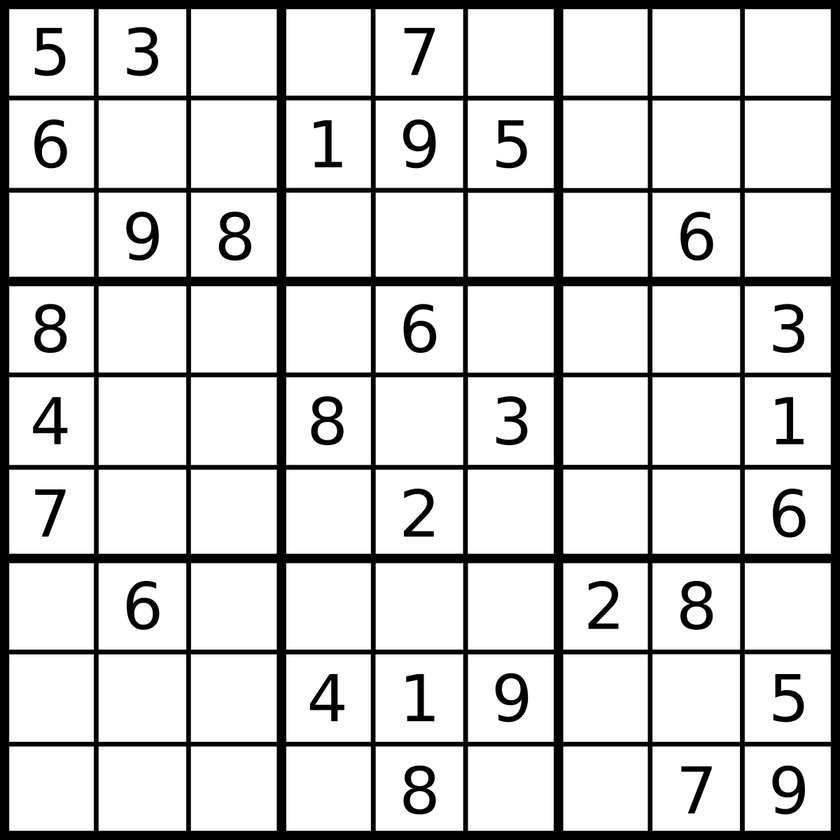
#> input picture Bölüm 2-3 OpenCV ile Görüntü İşleme/Sudoku.png, 840 x 840 px, shrunk from 1200 x 1200 before the run
$ python 12_gradyan.py   (older library calls are emulated)
#> lines starting #> are read from the running program, lines starting #| are printed output that depends on the picture
import cv2
import matplotlib.pyplot as plt

# resmi içeri aktar
img = cv2.imread("Sudoku.png",0)
#> img is the input picture: shape (840, 840); min 0, max 255, mean 209.7

plt.figure(), plt.imshow(img, cmap="gray"), plt.axis("off"), plt.title("Orijinal Img")

# x gradyan
sobelx = cv2.Sobel(img, ddepth=cv2.CV_16S, dx=1, dy=0, ksize=5)
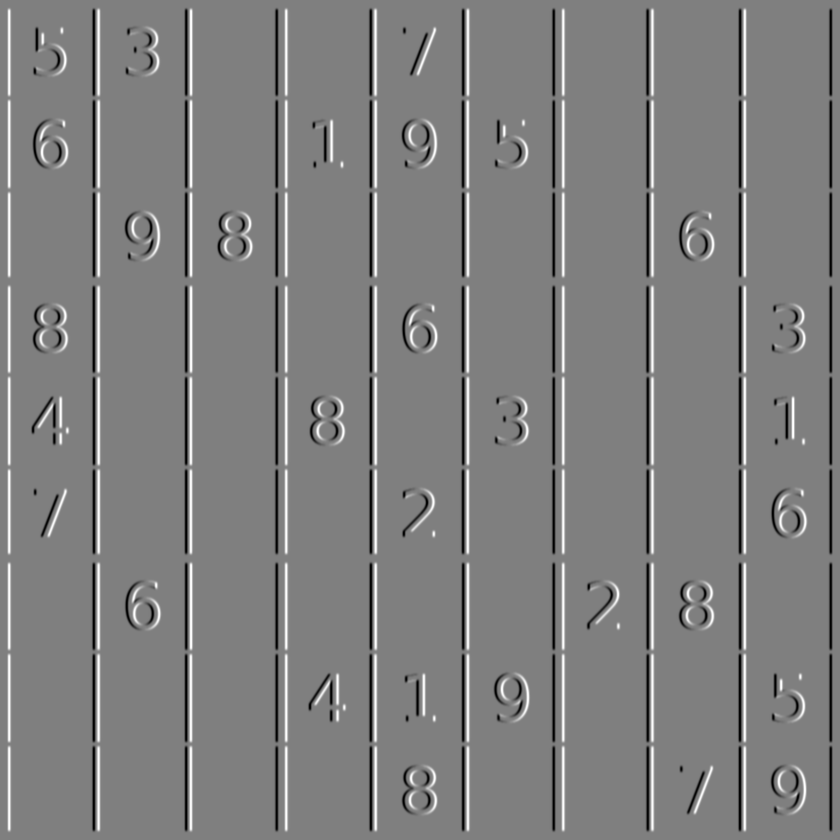
#> sobelx: shape (840, 840) int16; min -12206, max 12224, mean 0; drawn with min black and max white
# ddepth oyuputun derinliğini gösteriyor, dx=1 x yönünde yaptığımızı,
# dy=0 y yönünde yapmadığımızı gösteriyor.
plt.figure(), plt.imshow(sobelx, cmap="gray"), plt.axis("off"), plt.title("Sobel X")
# Dik kenarları tespit etmiş olduk

# y gradyan
sobely = cv2.Sobel(img, ddepth=cv2.CV_16S, dx=0, dy=1, ksize=5)
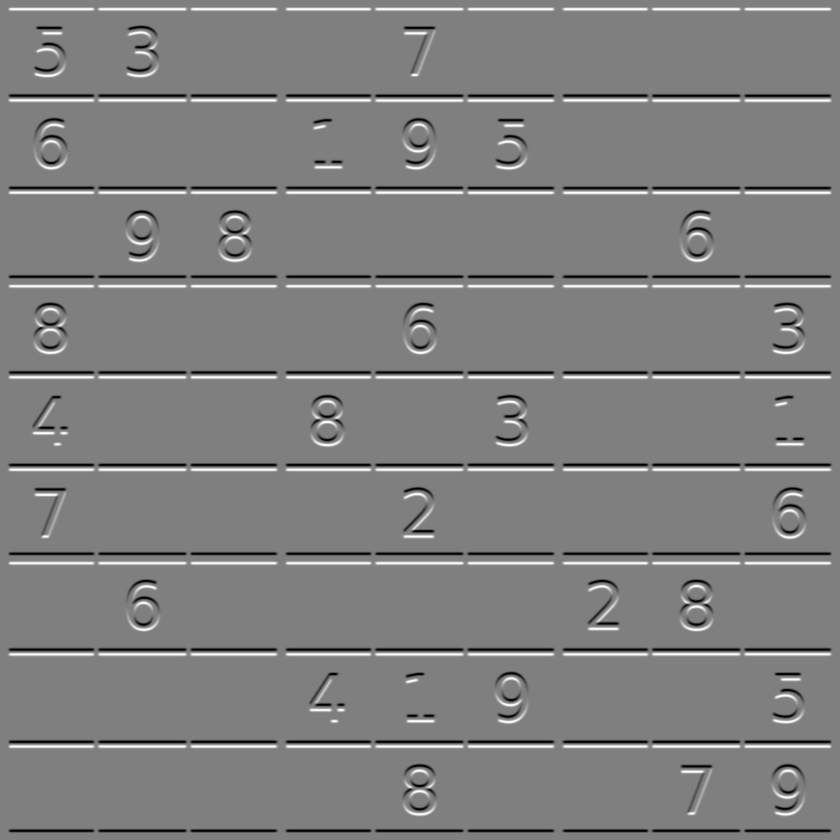
#> sobely: shape (840, 840) int16; min -12224, max 12201, mean 0; drawn with min black and max white
plt.figure(), plt.imshow(sobely, cmap="gray"), plt.axis("off"), plt.title("Sobel Y")
# Yatay kenarları tespit etmiş olduk

# laplacian gradyan
laplacian = cv2.Laplacian(img, ddepth=cv2.CV_16S)
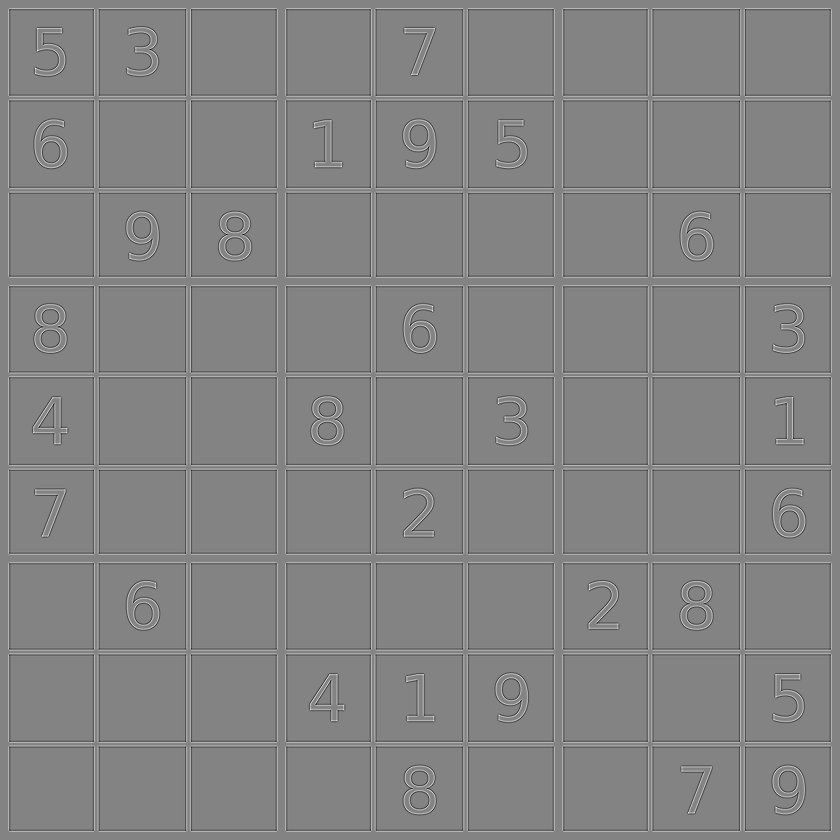
#> laplacian: shape (840, 840) int16; min -522, max 489, mean 0; drawn with min black and max white
plt.figure(), plt.imshow(laplacian, cmap="gray"), plt.axis("off"), plt.title("Laplacian")

$ run again, with Bölüm 2-3 OpenCV ile Görüntü İşleme/kart.png copied over Bölüm 2-3 OpenCV ile Görüntü İşleme/Sudoku.png
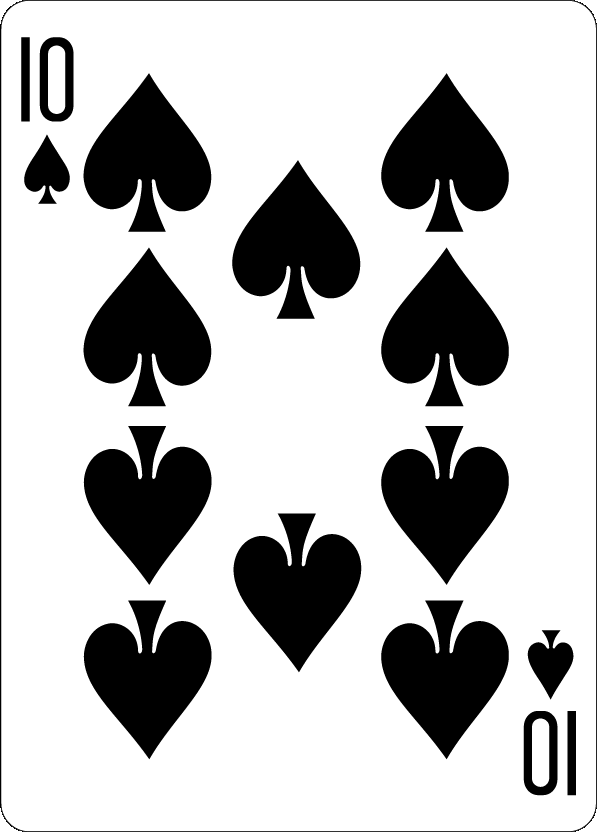
#> input picture Bölüm 2-3 OpenCV ile Görüntü İşleme/kart.png, 597 x 833 px
#> img is the input picture: shape (833, 597); min 0, max 255, mean 189.6
#> `sobelx = cv2.Sobel(img, ddepth=cv2.CV_16S, dx=1, dy=0, ksize=5)`:
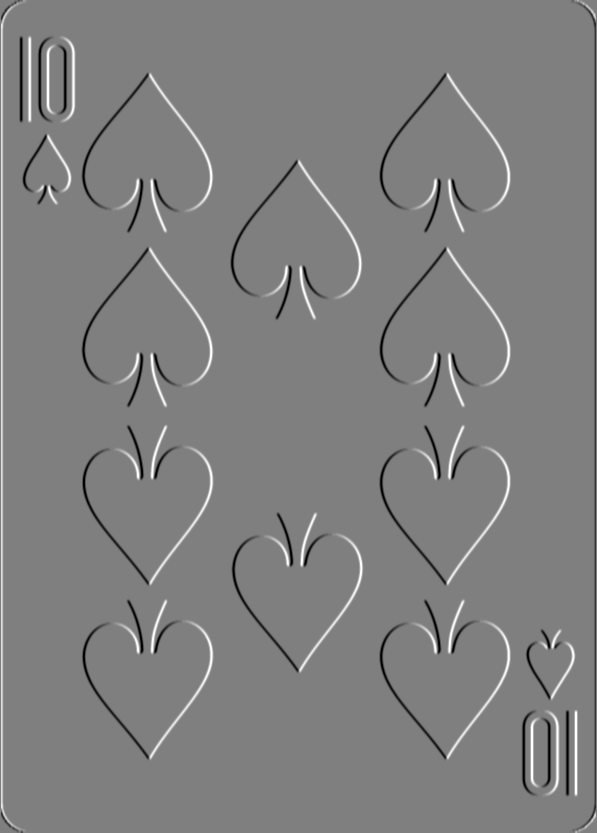
#> sobelx: shape (833, 597) int16; min -12240, max 12240, mean 9.1; drawn with min black and max white
#> `laplacian = cv2.Laplacian(img, ddepth=cv2.CV_16S)`:
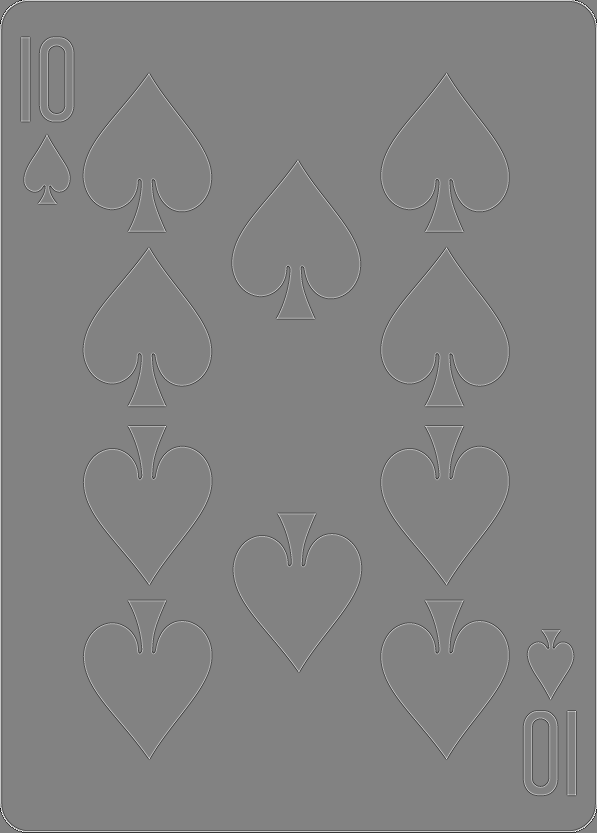
#> laplacian: shape (833, 597) int16; min -703, max 672, mean 0.6; drawn with min black and max white

$ run again, with Bölüm 2-3 OpenCV ile Görüntü İşleme/kart2.png copied over Bölüm 2-3 OpenCV ile Görüntü İşleme/Sudoku.png
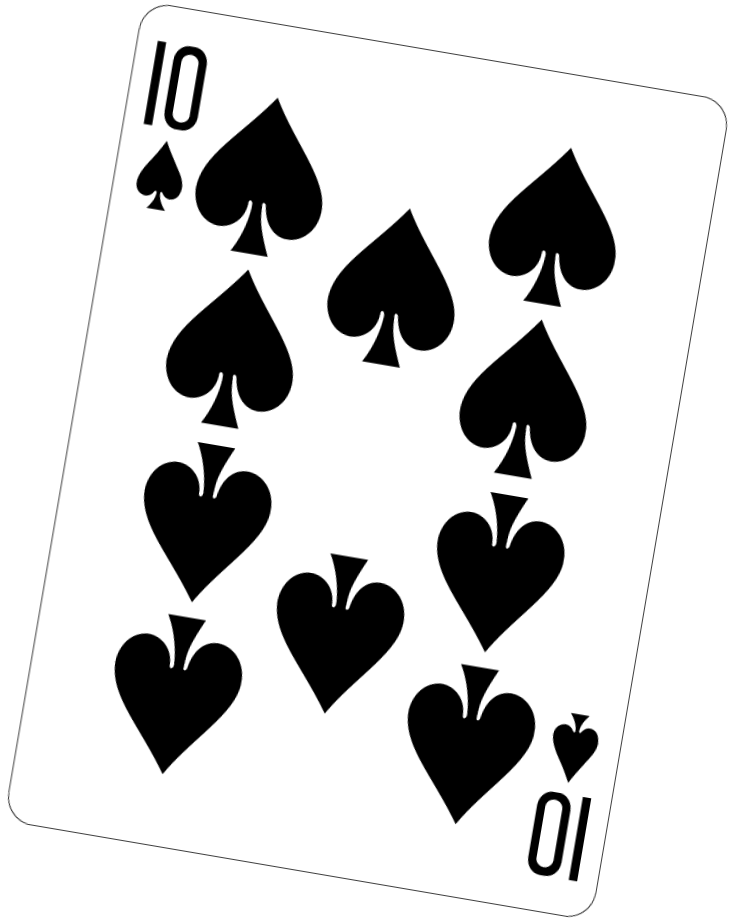
#> input picture Bölüm 2-3 OpenCV ile Görüntü İşleme/kart2.png, 736 x 920 px
#> img is the input picture: shape (920, 736); min 0, max 255, mean 207.2
#> `sobely = cv2.Sobel(img, ddepth=cv2.CV_16S, dx=0, dy=1, ksize=5)`:
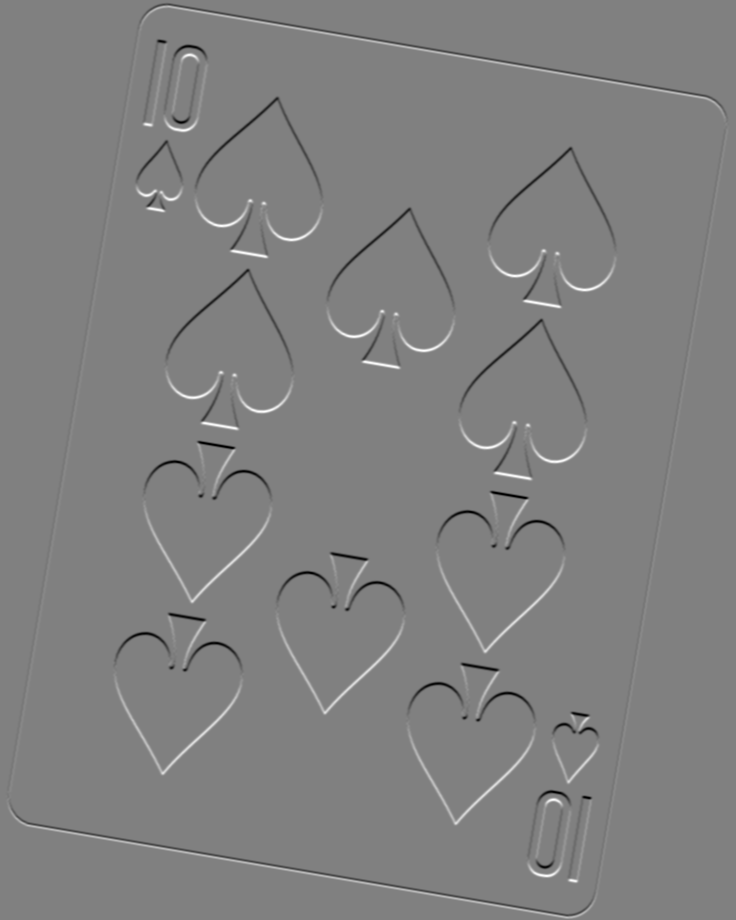
#> sobely: shape (920, 736) int16; min -12240, max 12052, mean 0; drawn with min black and max white
#> `laplacian = cv2.Laplacian(img, ddepth=cv2.CV_16S)`:
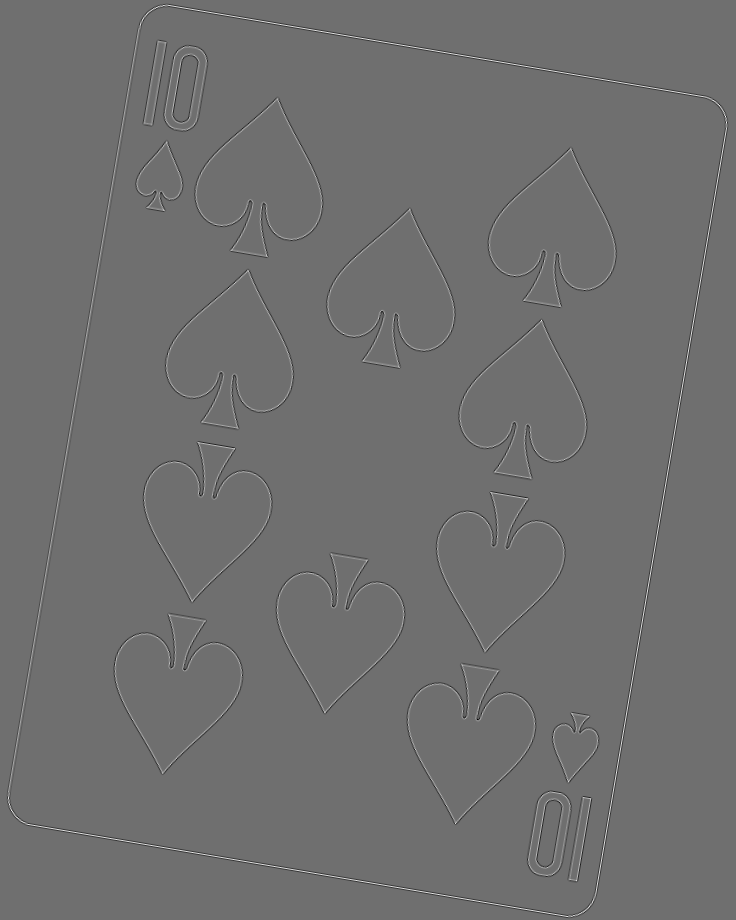
#> laplacian: shape (920, 736) int16; min -399, max 513, mean 0; drawn with min black and max white
